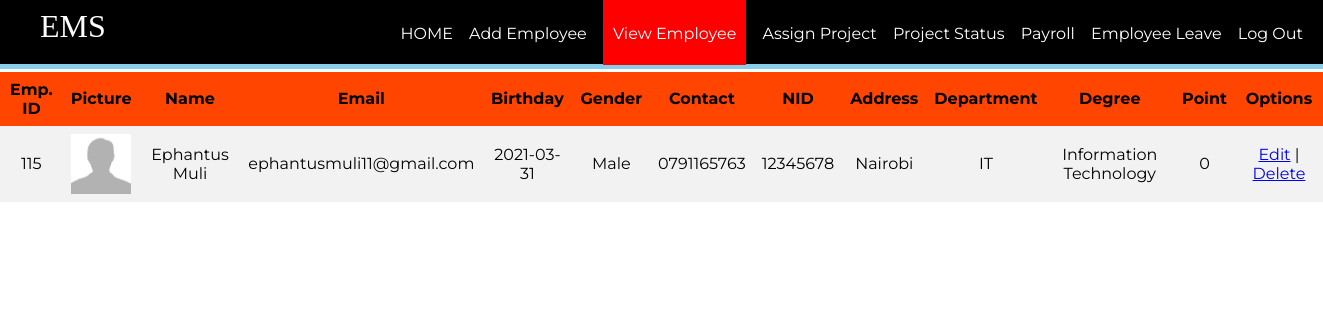
The page /employee/viewemp.php on the database as committed earlier.
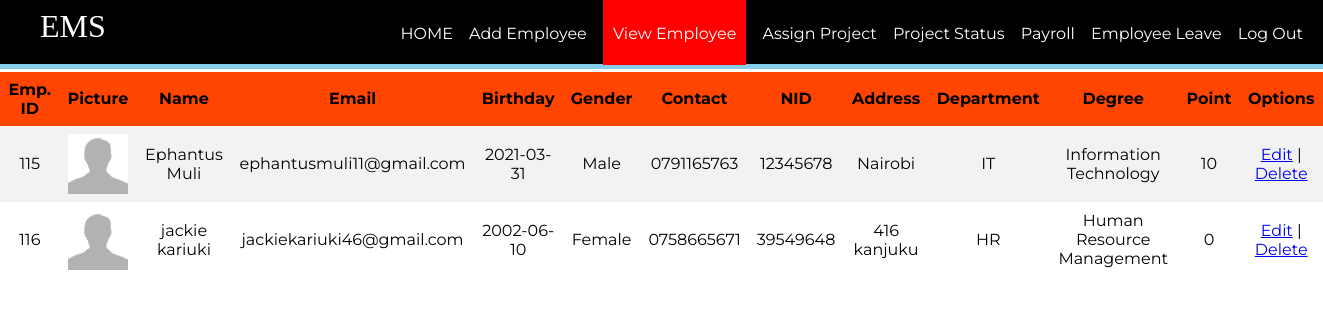
The same page on the database as committed later.
### tables this page shows
CREATE TABLE `rank` (
  `eid` int(11) NOT NULL,
  `points` int(11) DEFAULT '0'
);

CREATE TABLE `employee` (
  `id` int(11) NOT NULL,
  `firstName` varchar(100) NOT NULL,
  `lastName` varchar(100) NOT NULL,
  `email` varchar(100) NOT NULL,
  `password` text NOT NULL,
  `birthday` date NOT NULL,
  `gender` varchar(10) NOT NULL,
  `contact` varchar(20) NOT NULL,
  `nid` int(20) NOT NULL,
  `address` varchar(100) DEFAULT NULL,
  `dept` varchar(100) NOT NULL,
  `degree` varchar(100) NOT NULL,
  `pic` text NOT NULL
);

### employee/viewemp.php (the view, shortened to what this page needs)
<?php
require_once ('process/dbh.php');
$sql = "SELECT * from `employee` , `rank` WHERE employee.id = rank.eid";
$result = mysqli_query($conn, $sql);
?>
<html>
<head>
	<link rel="stylesheet" type="text/css" href="styleview.css">
</head>
<body>
	<header>
		<nav>
			<h1>EMS</h1>
			<ul id="navli">
				<li><a class="homeblack" href="aloginwel.php">HOME</a></li>
				<li><a class="homeblack" href="addemp.php">Add Employee</a></li>
				<li><a class="homered" href="viewemp.php">View Employee</a></li>
				<li><a class="homeblack" href="assign.php">Assign Project</a></li>
				<li><a class="homeblack" href="assignproject.php">Project Status</a></li>
				<li><a class="homeblack" href="salaryemp.php">Payroll</a></li>
				<li><a class="homeblack" href="empleave.php">Employee Leave</a></li>
				<li><a class="homeblack" href="alogin.html">Log Out</a></li>
			</ul>
		</nav>
	</header>
	<div class="divider"></div>
		<table>
			<tr>
				<th align = "center">Emp. ID</th>
				<th align = "center">Picture</th>
				<th align = "center">Name</th>
				<th align = "center">Email</th>
				<th align = "center">Birthday</th>
				<th align = "center">Gender</th>
				<th align = "center">Contact</th>
				<th align = "center">NID</th>
				<th align = "center">Address</th>
				<th align = "center">Department</th>
				<th align = "center">Degree</th>
				<th align = "center">Point</th>
				<th align = "center">Options</th>
			</tr>
			<?php
				while ($employee = mysqli_fetch_assoc($result)) {
					echo "<tr>";
					echo "<td>".$employee['id']."</td>";
					echo "<td><img src='process/".$employee['pic']."' height = 60px width = 60px></td>";
					echo "<td>".$employee['firstName']." ".$employee['lastName']."</td>";
					echo "<td>".$employee['email']."</td>";
					echo "<td>".$employee['birthday']."</td>";
					echo "<td>".$employee['gender']."</td>";
					echo "<td>".$employee['contact']."</td>";
					echo "<td>".$employee['nid']."</td>";
					echo "<td>".$employee['address']."</td>";
					echo "<td>".$employee['dept']."</td>";
					echo "<td>".$employee['degree']."</td>";
					echo "<td>".$employee['points']."</td>";
					echo "<td><a href=\"edit.php?id=$employee[id]\">Edit</a> | <a href=\"delete.php?id=$employee[id]\" onClick=\"return confirm('Are you sure you want to delete?')\">Delete</a></td>";
				}
			?>
		</table>
</body>
</html>

### employee/styleview.css (style rules this page uses)
body { margin: 0px; }
header { background: black; color: white; padding: 8px 20px 6px 40px; height: 50px; }
header h1 { display: inline; font-family: 'Times New Roman'; font-weight: 400; font-size: 32px; float: left; margin-top: 0px; margin-right: 10px; }
nav ul { display: inline; padding: 0px; float: right; }
nav ul li { display: inline-block; list-style-type: none; color: white; float: none; margin-left: 12px; }
nav ul li a { color: white; text-decoration: none; }
#navli { font-family: 'Montserrat', sans-serif; }
.homered { background-color: red; padding: 30px 10px 22px 10px; }
.divider { background-color: skyblue; height: 5px; }
table { margin: 0px; border-collapse: collapse; width: 100%; font-family: 'Montserrat', sans-serif; }
th, td { text-align: center; padding: 8px; }
tr:nth-child(even) { background-color: #f2f2f2 }
th { background-color: orangered; color: black; }

Rows that differ between the two databases and show on the page:
changed rank "Ephantus": points "0" → "10"
added rank: eid "116", eid.pic (picture), eid.firstName "jackie", eid.lastName "kariuki", eid.email "jackiekariuki46@gmail.com", eid.birthday "2002-06-10", eid.gender "Female", eid.contact "0758665671", eid.nid "39549648", eid.address "416 kanjuku", eid.dept "HR", eid.degree "Human Resource Management", points "0"
